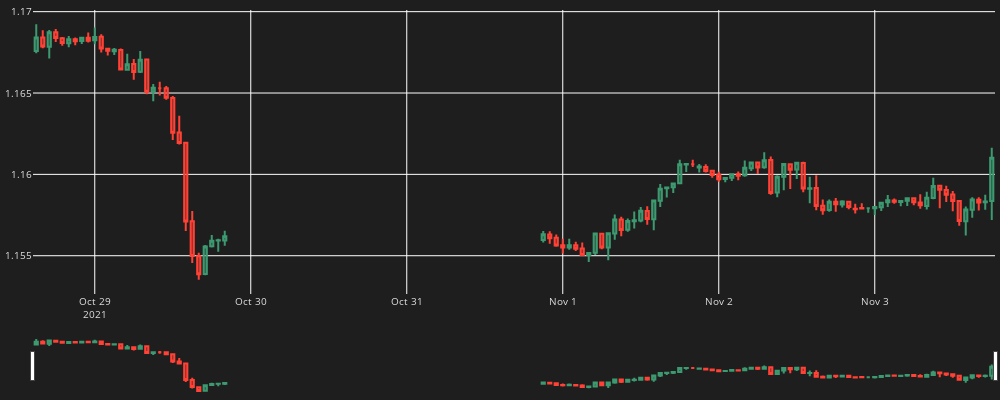

Notebook code for this chart:
### Code cell
fig = go.Figure()
fig.add_trace(go.Candlestick(
    x     = df_plot.time,
    open  = df_plot.mid_o,
    high  = df_plot.mid_h,
    low   = df_plot.mid_l,
    close = df_plot.mid_c
))
fig.update_layout(
    width=1000,
    height=400,
    margin=dict(l=5,r=5,b=5,t=5),
    font=dict(size=10,color="#e1e1e1"),
    paper_bgcolor="#1e1e1e",
    plot_bgcolor="#1e1e1e"
)
fig.update_xaxes(
    gridcolor="#1f292f"
    showgrid=True,fixedrange=True,rangeslider=dict(visible=False)
)
fig.update_yaxes(
    gridcolor="#1f292f"
    showgrid=True
)


fig.show()
